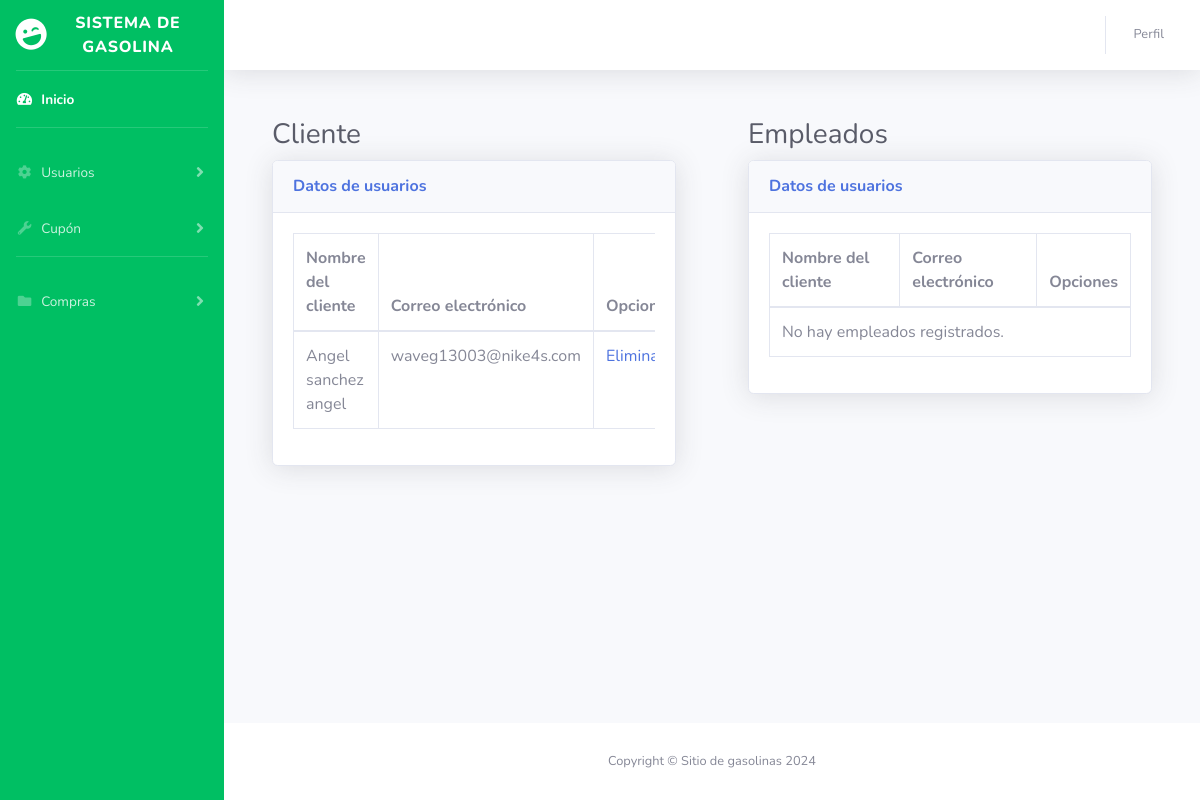
Page /lista_usuarios/ on the earlier database version.
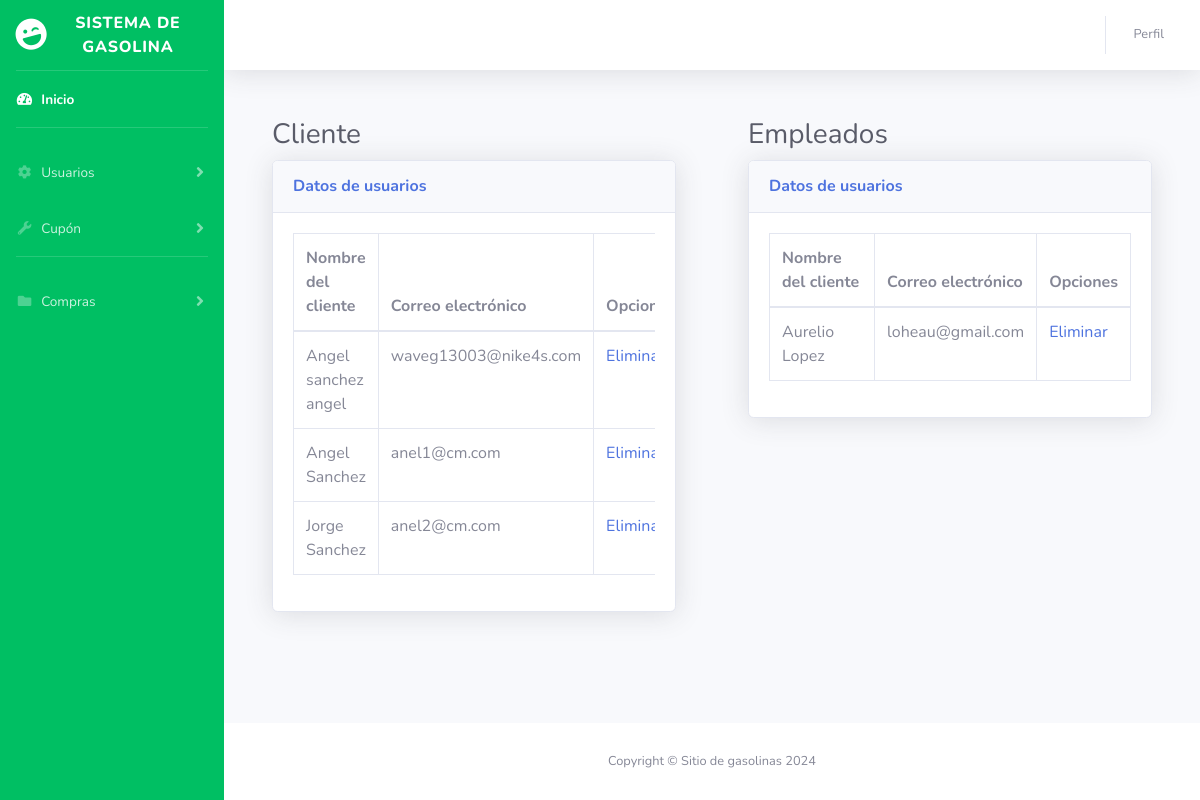
Same page on the later database version.
### usuario/models.py (models this page shows, shortened)
class UsuarioPersonalizado(AbstractUser):
    nombre = models.CharField(max_length=100)
    apellidos = models.CharField(max_length=100)
    email = models.EmailField(unique=True, null=True)
    ROL_CHOICES = [
        ('cliente', 'Cliente'),
        ('empleado', 'Empleado'),
    ]
    rol = models.CharField(max_length=10, choices=ROL_CHOICES)

### usuario/views.py (the view)
# urls.py: path('lista_usuarios/', views.listar_usuarios, name='lista_usuarios'),
def listar_usuarios(request):
    empleados = UsuarioPersonalizado.objects.filter(rol='empleado')
    clientes = UsuarioPersonalizado.objects.filter(rol='cliente')
    context = {
        'empleados': empleados,
        'clientes': clientes,
    }
    return render(request, 'lista_usuarios.html', context)

### usuario/templates/lista_usuarios.html (shortened to what the changed rows need)
{% load static %}
<!DOCTYPE html>
<html lang="en">
<head>
    <link href="{% static 'css/all.min.css' %}" rel="stylesheet" type="text/css">
    <link href="{% static 'css/styles.css' %}" rel="stylesheet">
</head>
<body id="page-top">
    <div id="wrapper">
        <div id="content-wrapper" class="d-flex flex-column">
            <div id="content">
                <div class="container-fluid">
                    <div class="row">
                        <div class="col-lg-6 mb-4">
                            <div class="container-fluid">
                                <h1 class="h3 mb-2 text-gray-800">Cliente</h1>
                                <div class="card shadow mb-4">
                                    <div class="card-body">
                                        <div class="table-responsive">
                                            <table class="table table-bordered" id="dataTable" width="100%" cellspacing="0">
                                                <thead>
                                                    <tr>
                                                        <th>Nombre del cliente</th>
                                                        <th>Correo electrónico</th>
                                                        <th>Opciones</th>
                                                    </tr>
                                                </thead>
                                                <tbody>
                                                    {% for cliente in clientes %}
                                                        <tr>
                                                            <td>{{ cliente.nombre }} {{ cliente.apellidos }}</td>
                                                            <td>{{ cliente.email }}</td>
                                                            <td><a href="{% url 'eliminar_usuario' cliente.id %}">Eliminar</a></td>
                                                        </tr>
                                                    {% empty %}
                                                        <tr>
                                                            <td colspan="3" >No hay clientes registrados.</td>
                                                        </tr>
                                                    {% endfor %}
                                                </tbody>
                                            </table>
                                        </div>
                                    </div>
                                </div>
                            </div>
                        </div>
                        <div class="col-lg-6 mb-4">
                            <div class="container-fluid">
                                <h1 class="h3 mb-2 text-gray-800">Empleados</h1>
                                <div class="card shadow mb-4">
                                    <div class="card-body">
                                        <div class="table-responsive">
                                            <table class="table table-bordered" id="dataTable" width="100%" cellspacing="0">
                                                <thead>
                                                    <tr>
                                                        <th>Nombre del cliente</th>
                                                        <th>Correo electrónico</th>
                                                        <th>Opciones</th>
                                                    </tr>
                                                </thead>
                                                <tbody>
                                                    {% for empleado in empleados %}
                                                        <tr>
                                                            <td>{{ empleado.nombre }} {{ empleado.apellidos }}</td>
                                                            <td>{{ empleado.email }}</td>
                                                            <td><a href="{% url 'eliminar_usuario' empleado.id %}">Eliminar</a></td>
                                                        </tr>
                                                    {% empty %}
                                                        <tr>
                                                            <td colspan="3" >No hay empleados registrados.</td>
                                                        </tr>
                                                    {% endfor %}
                                                </tbody>
                                            </table>
                                        </div>
                                    </div>
                                </div>
                            </div>
                        </div>
                    </div>
                </div>
            </div>
        </div>
    </div>
</body>
</html>

Differences in the rows shown:
added UsuarioPersonalizado: nombre "Angel", apellidos "Sanchez", email "anel1@cm.com", shown under "Datos de usuarios"
added UsuarioPersonalizado: nombre "Jorge", apellidos "Sanchez", email "anel2@cm.com", shown under "Datos de usuarios"
added UsuarioPersonalizado: nombre "Aurelio", apellidos "Lopez", email "loheau@gmail.com", shown under "Datos de usuarios"
Other differences:
text no longer shown: "No hay empleados registrados."
